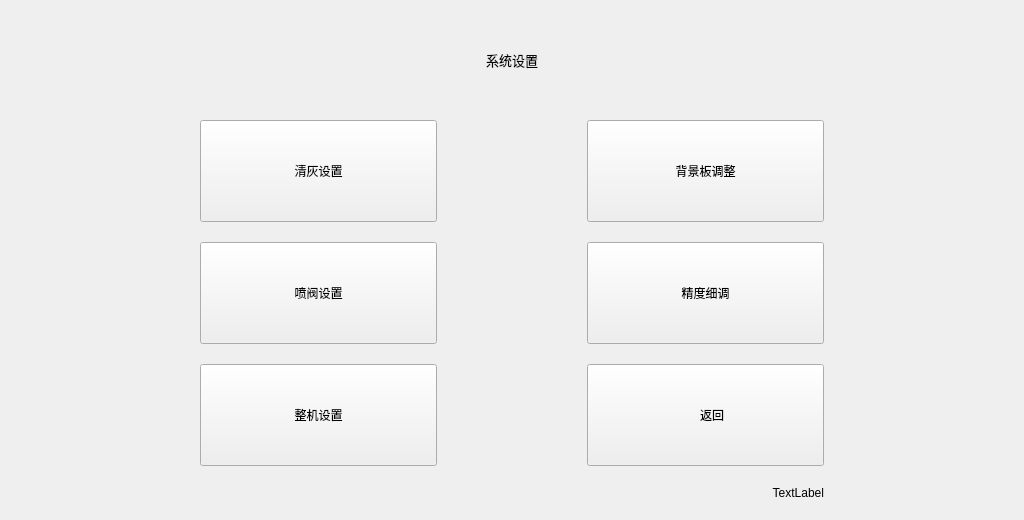
<?xml version="1.0" encoding="UTF-8"?>
<ui version="4.0">
 <class>FormSystem</class>
 <widget class="QWidget" name="FormSystem">
  <property name="windowModality">
   <enum>Qt::WindowModal</enum>
  </property>
  <property name="geometry">
   <rect>
    <x>0</x>
    <y>0</y>
    <width>1024</width>
    <height>520</height>
   </rect>
  </property>
  <property name="windowTitle">
   <string>Form</string>
  </property>
  <layout class="QGridLayout" name="gridLayout">
   <property name="leftMargin">
    <number>200</number>
   </property>
   <property name="topMargin">
    <number>20</number>
   </property>
   <property name="rightMargin">
    <number>200</number>
   </property>
   <property name="bottomMargin">
    <number>20</number>
   </property>
   <property name="horizontalSpacing">
    <number>150</number>
   </property>
   <property name="verticalSpacing">
    <number>20</number>
   </property>
   <item row="1" column="0">
    <widget class="QToolButton" name="toolButton_7">
     <property name="sizePolicy">
      <sizepolicy hsizetype="Preferred" vsizetype="Preferred">
       <horstretch>0</horstretch>
       <verstretch>0</verstretch>
      </sizepolicy>
     </property>
     <property name="minimumSize">
      <size>
       <width>0</width>
       <height>0</height>
      </size>
     </property>
     <property name="styleSheet">
      <string notr="true">font: 30pt &quot;微软雅黑&quot;;</string>
     </property>
     <property name="text">
      <string>清灰设置</string>
     </property>
    </widget>
   </item>
   <item row="0" column="0" colspan="2">
    <widget class="QLabel" name="label_2">
     <property name="sizePolicy">
      <sizepolicy hsizetype="Expanding" vsizetype="Fixed">
       <horstretch>0</horstretch>
       <verstretch>0</verstretch>
      </sizepolicy>
     </property>
     <property name="minimumSize">
      <size>
       <width>0</width>
       <height>80</height>
      </size>
     </property>
     <property name="font">
      <font>
       <pointsize>10</pointsize>
      </font>
     </property>
     <property name="text">
      <string>系统设置</string>
     </property>
     <property name="alignment">
      <set>Qt::AlignCenter</set>
     </property>
    </widget>
   </item>
   <item row="2" column="1">
    <widget class="QToolButton" name="toolButton_9">
     <property name="sizePolicy">
      <sizepolicy hsizetype="Preferred" vsizetype="Preferred">
       <horstretch>0</horstretch>
       <verstretch>0</verstretch>
      </sizepolicy>
     </property>
     <property name="minimumSize">
      <size>
       <width>0</width>
       <height>0</height>
      </size>
     </property>
     <property name="styleSheet">
      <string notr="true">font: 30pt &quot;微软雅黑&quot;;</string>
     </property>
     <property name="text">
      <string>精度细调</string>
     </property>
    </widget>
   </item>
   <item row="1" column="1">
    <widget class="QToolButton" name="toolButton_4">
     <property name="sizePolicy">
      <sizepolicy hsizetype="Preferred" vsizetype="Preferred">
       <horstretch>0</horstretch>
       <verstretch>0</verstretch>
      </sizepolicy>
     </property>
     <property name="minimumSize">
      <size>
       <width>0</width>
       <height>0</height>
      </size>
     </property>
     <property name="styleSheet">
      <string notr="true">font: 30pt &quot;微软雅黑&quot;;</string>
     </property>
     <property name="text">
      <string>背景板调整</string>
     </property>
    </widget>
   </item>
   <item row="2" column="0">
    <widget class="QToolButton" name="toolButton_5">
     <property name="sizePolicy">
      <sizepolicy hsizetype="Preferred" vsizetype="Preferred">
       <horstretch>0</horstretch>
       <verstretch>0</verstretch>
      </sizepolicy>
     </property>
     <property name="minimumSize">
      <size>
       <width>0</width>
       <height>0</height>
      </size>
     </property>
     <property name="styleSheet">
      <string notr="true">font: 30pt &quot;微软雅黑&quot;;</string>
     </property>
     <property name="text">
      <string>喷阀设置</string>
     </property>
    </widget>
   </item>
   <item row="3" column="0">
    <widget class="QToolButton" name="toolButton_8">
     <property name="sizePolicy">
      <sizepolicy hsizetype="Preferred" vsizetype="Preferred">
       <horstretch>0</horstretch>
       <verstretch>0</verstretch>
      </sizepolicy>
     </property>
     <property name="minimumSize">
      <size>
       <width>0</width>
       <height>0</height>
      </size>
     </property>
     <property name="styleSheet">
      <string notr="true">font: 30pt &quot;微软雅黑&quot;;</string>
     </property>
     <property name="text">
      <string>整机设置</string>
     </property>
    </widget>
   </item>
   <item row="3" column="1">
    <widget class="QToolButton" name="toolButton">
     <property name="sizePolicy">
      <sizepolicy hsizetype="Preferred" vsizetype="Preferred">
       <horstretch>0</horstretch>
       <verstretch>0</verstretch>
      </sizepolicy>
     </property>
     <property name="minimumSize">
      <size>
       <width>0</width>
       <height>0</height>
      </size>
     </property>
     <property name="styleSheet">
      <string notr="true">font: 30pt &quot;微软雅黑&quot;;border-image: url(:/image/back.png);</string>
     </property>
     <property name="text">
      <string>    返回</string>
     </property>
    </widget>
   </item>
   <item row="4" column="1">
    <widget class="QLabel" name="labelVersion">
     <property name="sizePolicy">
      <sizepolicy hsizetype="Preferred" vsizetype="Maximum">
       <horstretch>0</horstretch>
       <verstretch>0</verstretch>
      </sizepolicy>
     </property>
     <property name="styleSheet">
      <string notr="true">font: 10pt &quot;宋体&quot;;</string>
     </property>
     <property name="text">
      <string>TextLabel</string>
     </property>
     <property name="alignment">
      <set>Qt::AlignRight|Qt::AlignTrailing|Qt::AlignVCenter</set>
     </property>
    </widget>
   </item>
  </layout>
 </widget>
 <resources/>
 <connections/>
</ui>
